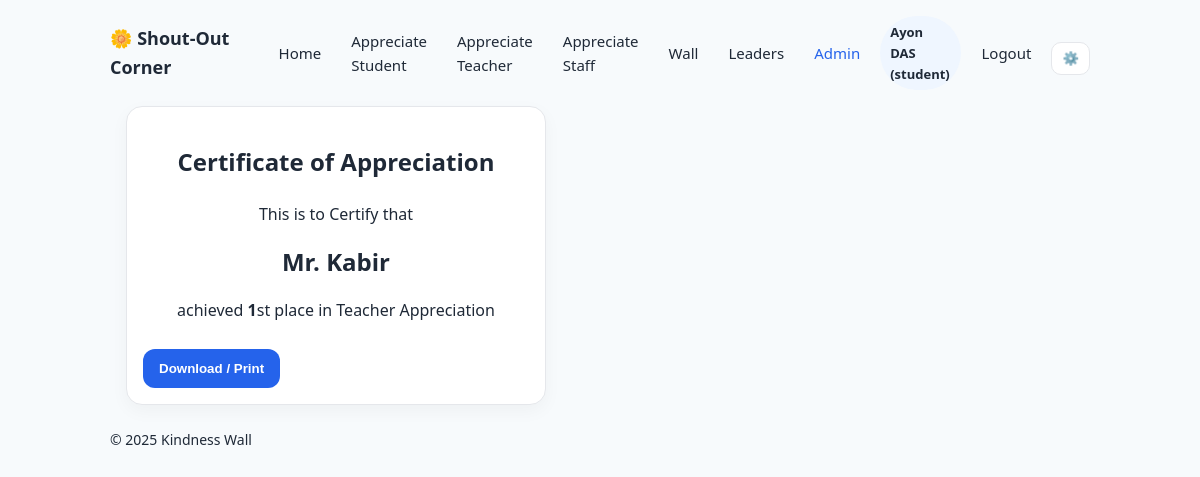
/certificate/teacher/1 (signed in), run on the app's committed database.
### app.py (models this page shows, shortened)
    class User(db.Model):
        id = db.Column(db.Integer, primary_key=True)
        role = db.Column(db.String(20), nullable=False)  # 'student'|'teacher'|'staff'
        name = db.Column(db.String(120), nullable=False)
        class_section_id = db.Column(db.Integer, db.ForeignKey('class_section.id'))
        class_section = db.relationship(ClassSection)
        username = db.Column(db.String(120), unique=True, nullable=False)
        password_hash = db.Column(db.String(255), nullable=False)
        created_at = db.Column(db.DateTime, default=datetime.utcnow)

    class Teacher(db.Model):
        id = db.Column(db.Integer, primary_key=True)
        name = db.Column(db.String(120), nullable=False)
        subject = db.Column(db.String(120), nullable=False)

### app.py (the view, shortened to what this page needs)
    @app.route('/certificate/<category>/<int:rank>')
    def certificate(category, rank):
        if category not in ('teacher','staff','student_section') or rank not in (1,2,3):
            return redirect(url_for('leaders'))
        approved = Note.query.filter_by(status='approved').all()
        if category == 'teacher':
            counts = {}
            for n in approved:
                if n.receiver_type == 'teacher' and n.receiver_teacher:
                    counts[n.receiver_teacher.name] = counts.get(n.receiver_teacher.name, 0) + 1
            items = sorted(counts.items(), key=lambda x: x[1], reverse=True)
            label = items[rank-1][0] if len(items) >= rank else None
        if not label:
            flash('Not enough data for this certificate.', 'error')
            return redirect(url_for('leaders'))
        return render_template('certificate.html', category=category, rank=rank, label=label)

### templates/certificate.html
{% extends 'base.html' %}
{% block content %}
<section class="card small" style="text-align:center">
  <h2>Certificate of Appreciation</h2>
  <p>This is to Certify that</p>
  <h1 style="margin:4px 0">{{ label }}</h1>
  <p>achieved <strong>{{ rank }}</strong>{% if rank==1 %}st{% elif rank==2 %}nd{% else %}rd{% endif %} place in
    {% if category=='teacher' %}Teacher Appreciation{% elif category=='staff' %}Staff Appreciation{% else %}Student Section Appreciation{% endif %}
  </p>
  <div class="actions">
    <button class="btn" onclick="window.print()">Download / Print</button>
  </div>
</section>
{% endblock %}

### templates/base.html (shortened to what this page needs)
<!doctype html>
<html lang="en">
<head>
  <link rel="stylesheet" href="{{ url_for('static', filename='style.css') }}">
</head>
<body>
  <header class="wrap header">
    <div class="brand">🌼 Shout-Out Corner</div>
    <nav class="nav">
      <a href="{{ url_for('home') }}" class="{% if request.endpoint=='home' %}active{% endif %}">Home</a>
      <a href="{{ url_for('post_student') }}" class="{% if request.endpoint=='post_student' %}active{% endif %}">Appreciate Student</a>
      <a href="{{ url_for('post_teacher') }}" class="{% if request.endpoint=='post_teacher' %}active{% endif %}">Appreciate Teacher</a>
      <a href="{{ url_for('post_staff') }}" class="{% if request.endpoint=='post_staff' %}active{% endif %}">Appreciate Staff</a>
      <a href="{{ url_for('wall') }}" class="{% if request.endpoint=='wall' %}active{% endif %}">Wall</a>
      <a href="{{ url_for('leaders') }}" class="{% if request.endpoint=='leaders' %}active{% endif %}">Leaders</a>
      <a class="admin {% if request.endpoint and request.endpoint.startswith('admin') %}active{% endif %}" href="{{ url_for('admin_login') }}">Admin</a>
      {% if user %}
        <span class="pill">{{ user.name }} ({{ user.role }})</span>
        <a href="{{ url_for('auth_logout') }}">Logout</a>
      {% endif %}
      <button class="settings-btn" title="Settings" aria-label="Settings">⚙️</button>
    </nav>
  </header>
  <main class="wrap">
    {% block content %}{% endblock %}
  </main>
  <footer class="wrap foot">© 2025 Kindness Wall</footer>
</body>
</html>

### static/style.css (style rules this page uses)
:root { --bg:#f7fafc;--card:#ffffff;--ink:#1f2937;--muted:#6b7280;--accent:#2563eb;--soft:#eff6ff; --ok:#10b981;--err:#ef4444;--ring:#93c5fd;--marquee-seconds:30s; --main-bg: radial-gradient(1200px 400px at 20% -20%, #4d3201 0%, transparent 60%), linear-gradient(135deg, #350808, #330d01); --mainup: #350808, }
* { box-sizing:border-box; user-select: none; }
body { margin:0; background:var(--bg); color:var(--ink); font:16px/1.6 system-ui, -apple-system, Segoe UI, Roboto }
.wrap { max-width:980px; margin:0 auto; padding:0 16px }
.header { display:flex; align-items:center; justify-content:space-between; gap:12px; padding:16px 0; }
.brand { font-weight:800; font-size:18px; margin:0; padding:0 }
.nav { display:flex; gap:10px; align-items:center }
.nav a { padding:8px 10px; border-radius:10px; text-decoration:none; color:var(--ink); font-size: 15px; }
.nav a.admin { color:var(--accent) }
.settings-btn { background:#fff; border:1px solid #e5e7eb; border-radius:10px; padding:8px 10px; cursor:pointer }
.card { background:var(--card); border:1px solid #e5e7eb; border-radius:16px; padding:16px; box-shadow:0 6px 18px #0000000a; transition:.2s }
.pill { background:var(--soft); padding:6px 12px; border-radius:999px }
button,.btn { margin-top: 10px; padding:12px 16px; border:none; border-radius:12px; background:var(--accent); color:#fff; font-weight:700; cursor:pointer }
.foot { padding:24px 0; color:var(--muted); font-size:14px }
.small { max-width:420px }
.actions { margin-top:12px; display:flex; align-items:center; gap:10px; flex-wrap:wrap }
.pill { display:inline-block; padding:6px 10px; border-radius:999px; font-size:13px; font-weight:700; background: var(--mainup) }

### data on the page
User: name "Ayon DAS", role "student"
Teacher: name "Mr. Kabir"

### other printed values
{{ rank }} "1"
